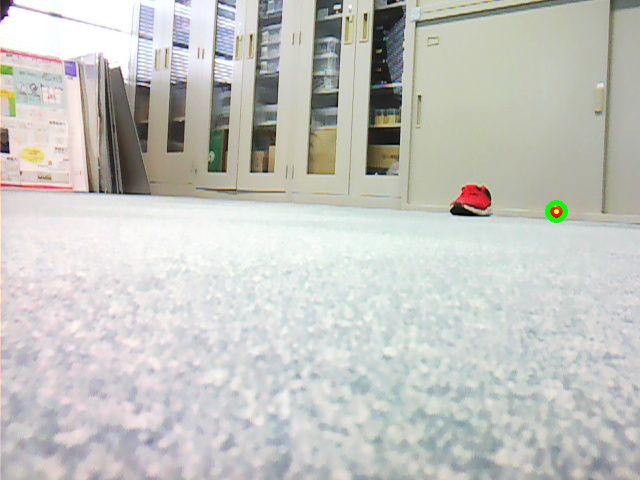
#> input picture vmx_prjects/camera_log/log-2024-07-26_10_55_20-success.jpg, 640 x 480 px
$ python -i opencv_ball_trace2.py   (imports and definitions only)
#> lines starting #> are read from the running program, lines starting #| are printed output that depends on the picture; after the words box and inside, x2 and y2 are one past the last pixel; in counts of white or black regions, pixels touching at a corner belong together
#> further down, picture is the input picture: shape (480, 640, 3); mean B, G, R 192.7, 197.5, 196.6
#-*- coding:utf-8 -*-
import cv2
import numpy as np
import imp
import sys
from datetime import datetime

sys.path.append('/usr/local/lib/vmxpi/')
# [1 line that did not run here, left out]

###EndFunc
# [5 lines left out: function end_func, not called in this run]

# 赤色の検出
def detect_red_color(img):
    # HSV色空間に変換
    hsv = cv2.cvtColor(img, cv2.COLOR_BGR2HSV)
#> hsv: shape (480, 640, 3); mean H, S, V 70.4, 18.5, 201.7

    # 赤色のHSVの値域1
    hsv_min = np.array([0,130,120])
    hsv_max = np.array([30,255,255])
    mask1 = cv2.inRange(hsv, hsv_min, hsv_max)
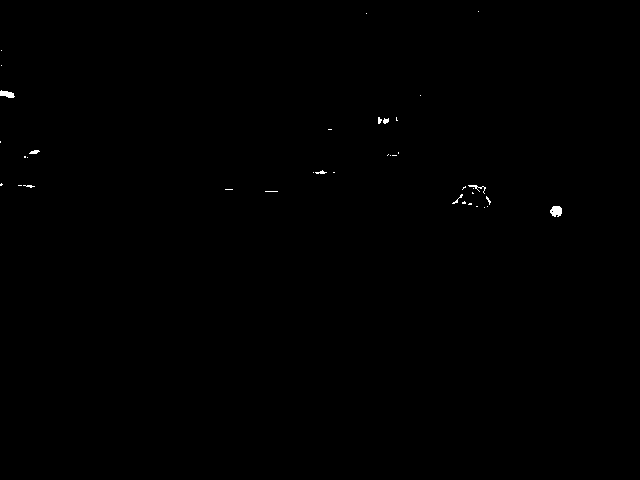
#> mask1: shape (480, 640); 0.16% white; 38 white regions (30 under 20 px), largest, box (x1, y1, x2, y2) and area: (550, 206, 562, 217) 103, (0, 90, 15, 98) 78, (468, 185, 486, 194) 42

    # 赤色のHSVの値域2
    hsv_min = np.array([150,130,120])
    hsv_max = np.array([179,255,255])
    mask2 = cv2.inRange(hsv, hsv_min, hsv_max)
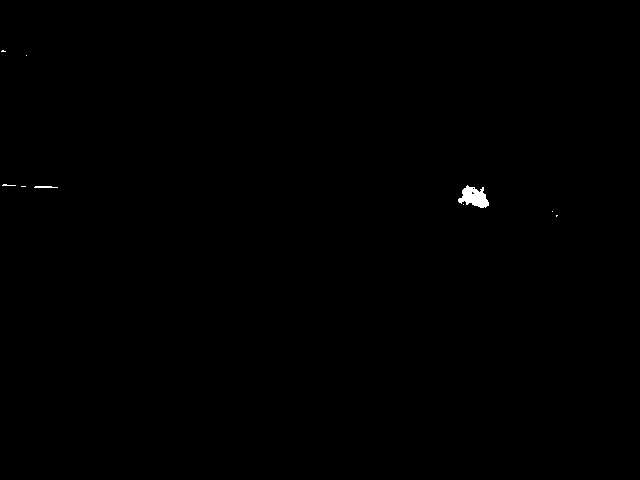
#> mask2: shape (480, 640); 0.16% white; 9 white regions (7 under 20 px), largest, box (x1, y1, x2, y2) and area: (458, 185, 489, 208) 428, (34, 186, 58, 188) 41

    # 赤色領域のマスク（255：赤色、0：赤色以外）
    mask = mask1 + mask2
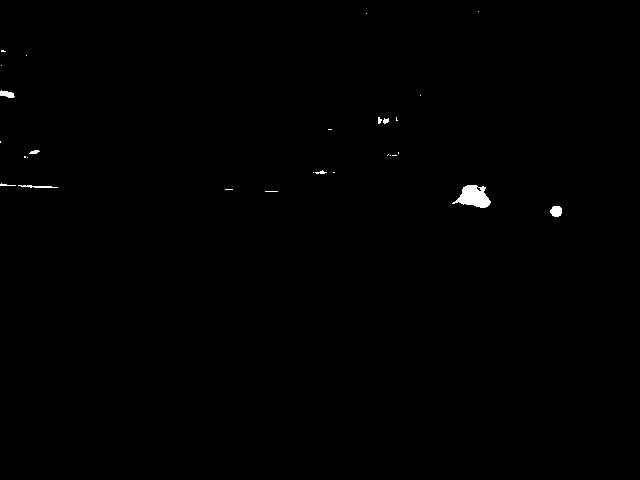
#> mask: shape (480, 640); 0.32% white; 28 white regions (19 under 20 px), largest, box (x1, y1, x2, y2) and area: (452, 185, 491, 208) 543, (550, 206, 562, 217) 107, (0, 90, 15, 98) 78

    # マスキング処理
    masked_img = cv2.bitwise_and(img, img, mask=mask)

    return mask, masked_img

# 緑色の検出
# [58 lines left out: functions detect_green_color, detect_blue_color, detect_circle, not called in this run]


### VMX ###
def DisplayVMXError(vmxerr): #ErrorLog
    err_description = vmxpi.GetVMXErrorString(vmxerr)
    print(("VMXError %s:  " % (err_description)))

###IMU Func
# [34 lines left out: functions diff_yaw, set_pwm, motor, init_motor, not called in this run]
def forward(duty):
    motor(0, 'forward', duty)
    motor(1, 'back', duty)
def back(duty):
    motor(0, 'back', duty)
    motor(1, 'forward', duty)
def stop_motor():
    motor(0, 'forward', 0)
    motor(1, 'forward', 0)
def right(duty):
    motor(0, 'forward', duty)
    motor(1, 'back', duty / 1.5)
    # motor(1, 'back', 0)
# [4 lines left out: function left, not called in this run]
def dual_motor(l_duty, r_duty):
    motor(0, 'forward', l_duty)
    motor(1, 'back', r_duty)
def turn_right(duty):
    motor(0, 'forward', duty)
    motor(1, 'forward', duty)
def turn_left(duty):
    motor(0, 'back', duty)
    motor(1, 'back', duty)
def r_forward(duty):
    motor(0, 'forward', duty)
def r_back(duty):
    motor(0, 'back', duty)
def r_stop():
    motor(0, 'forward', 0)
def l_forward(duty):
    motor(1, 'back', duty)
def l_back(duty):
    motor(1, 'forward', duty)
def l_stop():
    motor(1, 'back', 0)

###EncoderFunc
# [27 lines left out: function get_encoder_count, not called in this run]

# [1 line that did not run here, left out]
# [225 lines not run here, left out]

>>> import cv2
>>> picture = cv2.imread('camera_log/log-2024-07-26_10_55_20-success.jpg')
>>> result = detect_red_color(picture)

$ run again, on vmx_prjects/camera_log/log-2024-07-26_10_55_29-success.jpg
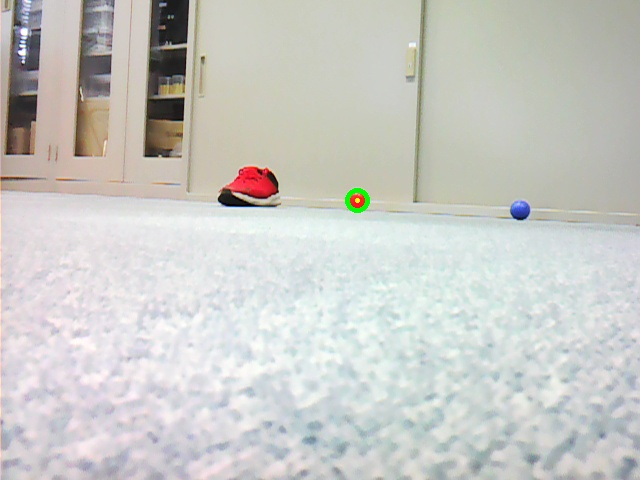
#> input picture vmx_prjects/camera_log/log-2024-07-26_10_55_29-success.jpg, 640 x 480 px
#> picture is the input picture: shape (480, 640, 3); mean B, G, R 198.2, 202.4, 201.9
#> hsv: shape (480, 640, 3); mean H, S, V 73.4, 17.8, 207
#> in detect_red_color, `mask1 = cv2.inRange(hsv, hsv_min, hsv_max)`:
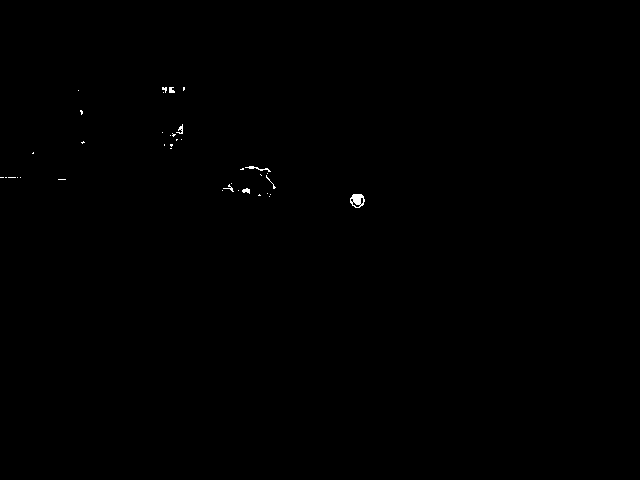
#> mask1: shape (480, 640); 0.14% white; 38 white regions (31 under 20 px), largest, box (x1, y1, x2, y2) and area: (350, 194, 365, 208) 135, (245, 166, 271, 172) 48, (176, 124, 183, 134) 31
#> mask2: shape (480, 640); 0.28% white; 4 white regions (2 under 20 px), largest, box (x1, y1, x2, y2) and area: (230, 168, 276, 196) 835, (351, 198, 363, 207) 31
#> in detect_red_color, `mask = mask1 + mask2`:
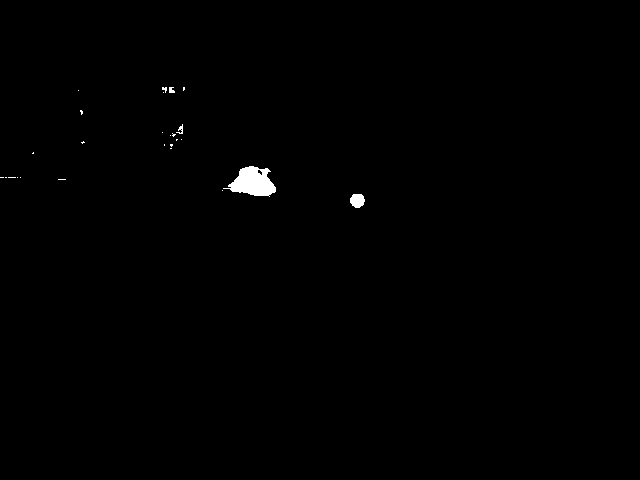
#> mask: shape (480, 640); 0.42% white; 26 white regions (22 under 20 px), largest, box (x1, y1, x2, y2) and area: (223, 166, 276, 197) 980, (350, 194, 365, 208) 166, (176, 124, 183, 134) 31, (169, 87, 175, 93) 28

$ run again, on vmx_prjects/camera_log/log-2024-07-26_10_55_33-success.jpg
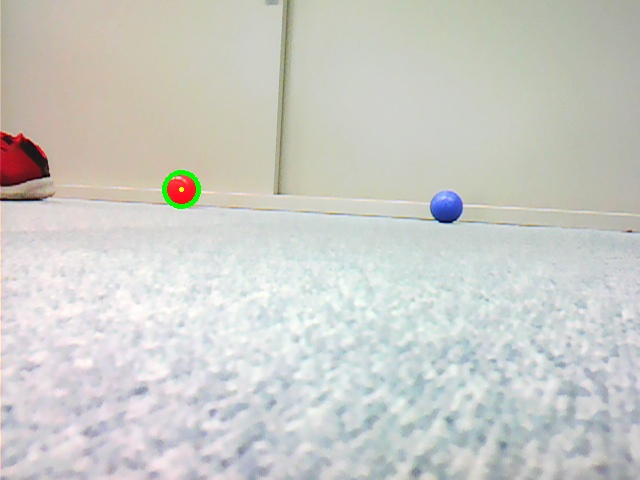
#> input picture vmx_prjects/camera_log/log-2024-07-26_10_55_33-success.jpg, 640 x 480 px
#> picture is the input picture: shape (480, 640, 3); mean B, G, R 199, 204.3, 203.5
#> hsv: shape (480, 640, 3); mean H, S, V 68.3, 19.2, 209.3
#> in detect_red_color, `mask1 = cv2.inRange(hsv, hsv_min, hsv_max)`:
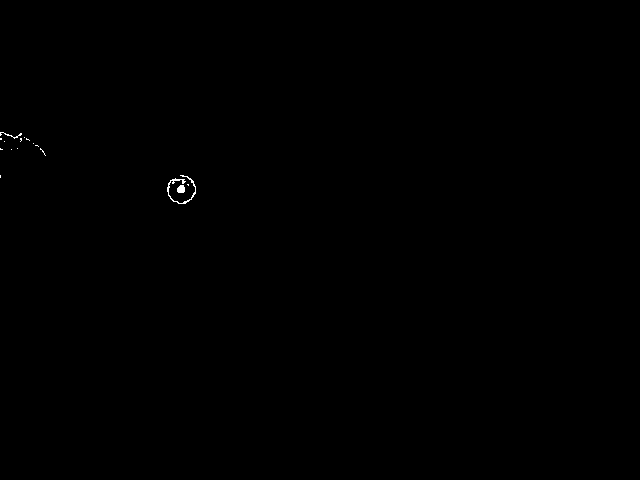
#> mask1: shape (480, 640); 0.1% white in thin lines or dots, all inside (x1, y1, x2, y2) = (0, 132, 196, 204)
#> mask2: shape (480, 640); 0.45% white; 7 white regions (4 under 20 px), largest, box (x1, y1, x2, y2) and area: (0, 135, 37, 178) 913, (169, 177, 195, 203) 407, (36, 146, 46, 158) 33
#> in detect_red_color, `mask = mask1 + mask2`:
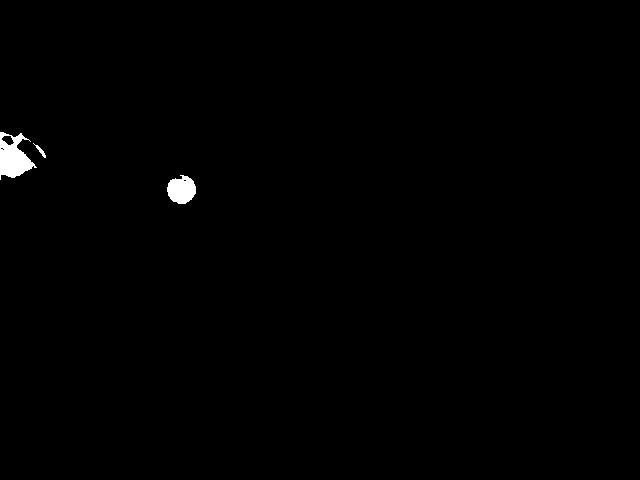
#> mask: shape (480, 640); 0.54% white; 3 white regions, box (x1, y1, x2, y2) and area: (0, 132, 37, 180) 998, (167, 175, 196, 204) 622, (33, 143, 46, 158) 49

$ run again, on vmx_prjects/camera_log/log-2024-07-26_10_55_36-success.jpg
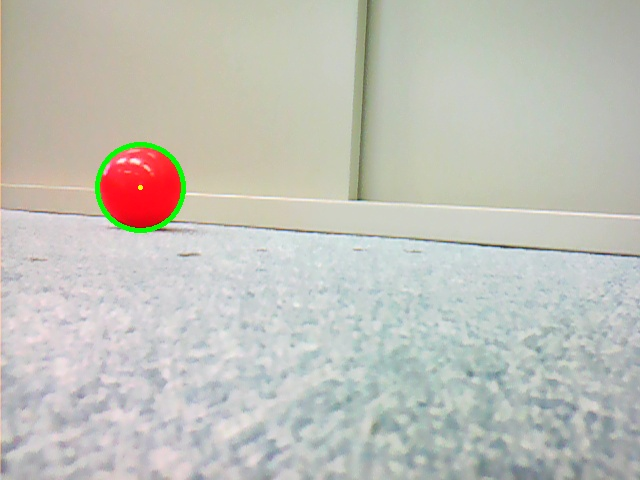
#> input picture vmx_prjects/camera_log/log-2024-07-26_10_55_36-success.jpg, 640 x 480 px
#> picture is the input picture: shape (480, 640, 3); mean B, G, R 185.3, 193.3, 193.4
#> hsv: shape (480, 640, 3); mean H, S, V 67, 23.2, 199.8
#> in detect_red_color, `mask1 = cv2.inRange(hsv, hsv_min, hsv_max)`:
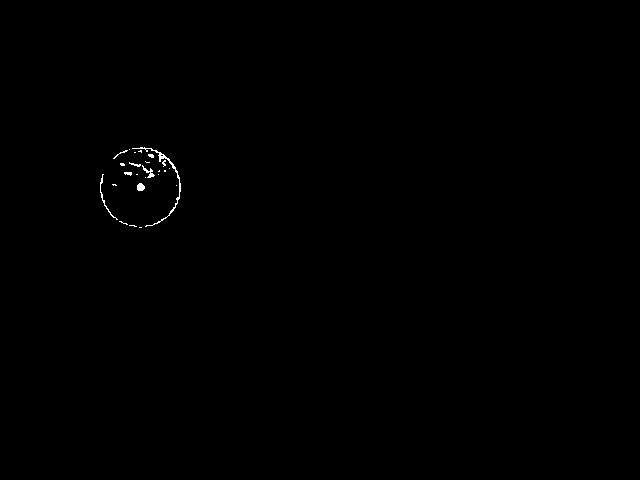
#> mask1: shape (480, 640); 0.19% white in thin lines or dots, all inside (x1, y1, x2, y2) = (100, 147, 181, 228)
#> mask2: shape (480, 640); 1.4% white; 2 white regions (1 under 20 px), largest, box (x1, y1, x2, y2) and area: (101, 149, 179, 227) 4261
#> in detect_red_color, `mask = mask1 + mask2`:
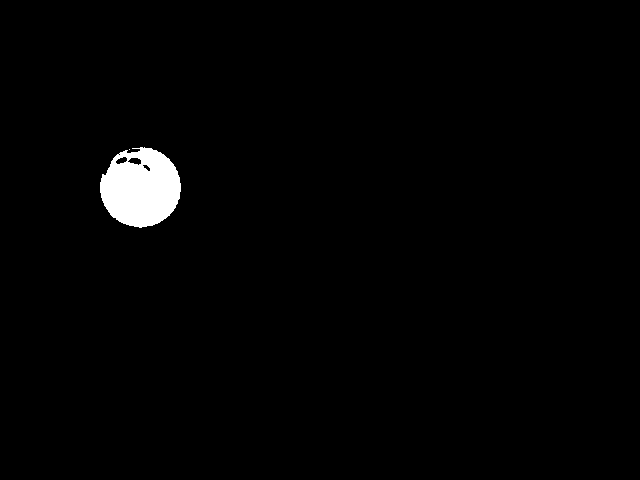
#> mask: shape (480, 640); 1.6% white; 2 white regions (1 under 20 px), largest, box (x1, y1, x2, y2) and area: (100, 147, 181, 228) 4856
